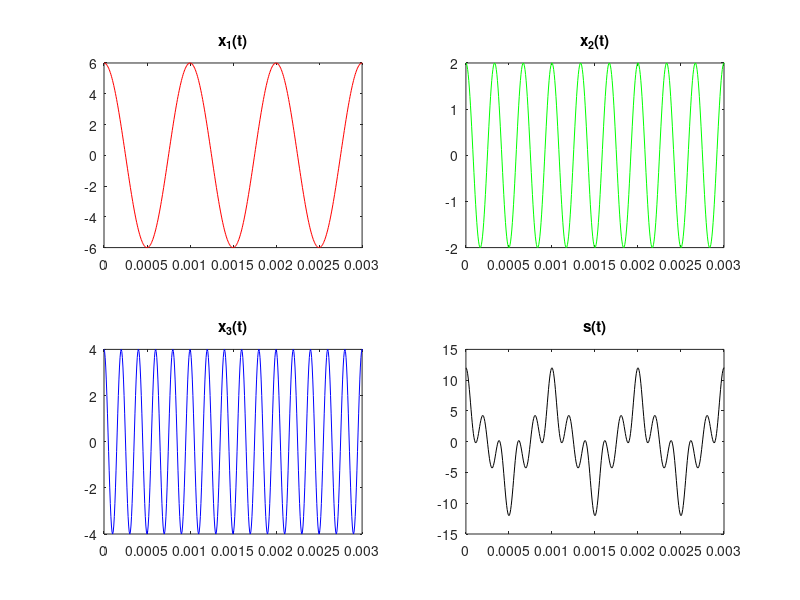
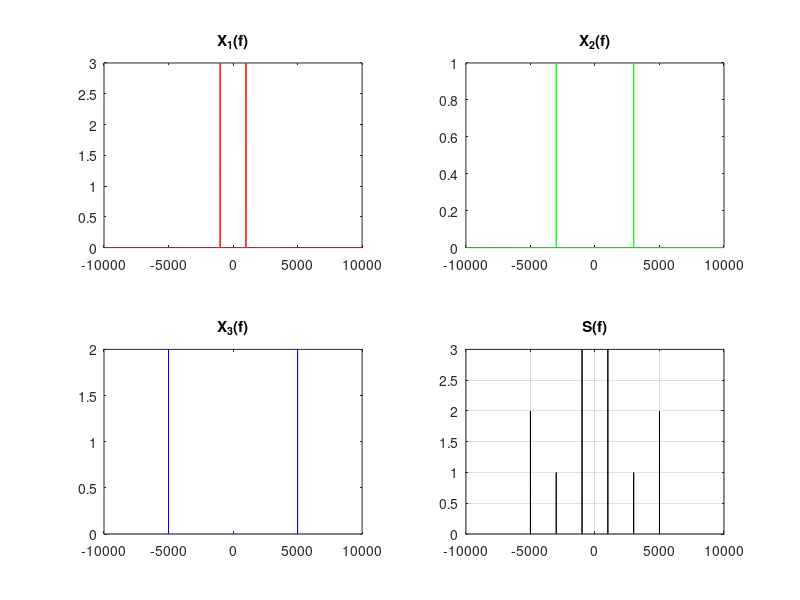
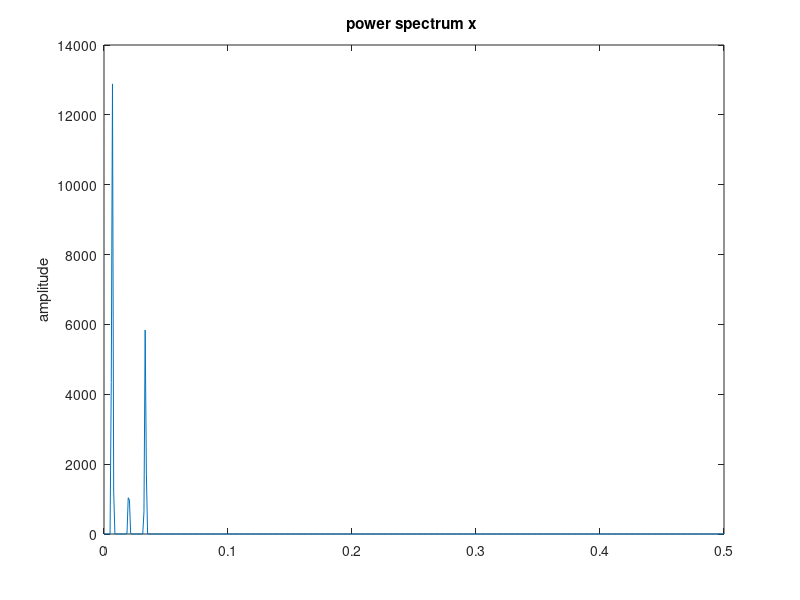

MATLAB code for these plots, in order:
pkg load signal;
clc
clear all
close all



A1 = 6;
A2 = 2;
A3 = 4;

f1 = 1000;
f2 = 3000;
f3 = 5000;

fs = 30*f3;
Ts = 1/fs;
T = 1/f1;

t_final = 2
t = [0:Ts:t_final];

x1_t = A1*cos(2*pi*f1*t);
x2_t = A2*cos(2*pi*f2*t);
x3_t = A3*cos(2*pi*f3*t);



s_t = x1_t + x2_t + x3_t;

%Transformando no Dominio da Frequencia
X1_f = fft(x1_t)/length(x1_t);
X1_f = fftshift(X1_f);

X2_f = fft(x2_t)/length(x2_t);
X2_f = fftshift(X2_f);

X3_f = fft(x3_t)/length(x3_t);
X3_f = fftshift(X3_f);

S_f = fft(s_t)/length(s_t);
S_f = fftshift(S_f);

passo_f = 1/t_final;
f = [-fs/2:passo_f:fs/2];

% Plot no Dominio do tempo
% Subplot X1
figure(1)
subplot(2,2,1);
plot(t,x1_t,"r")
title("x_1(t)");
xlim([0 3*T])

%Subplot X2
subplot(2,2,2);
plot(t,x2_t,"g")
title("x_2(t)");
xlim([0 3*T])

%Subplot X3
subplot(2,2,3);
plot(t,x3_t,"b")
title("x_3(t)");
xlim([0 3*T])

%Subplot S_t
subplot(2,2,4);
plot(t,s_t,"k")
title("s(t)");
xlim([0 3*T])

% Plot no Dominio da Frequencia
% Subplot X1
figure(2)
subplot(2,2,1);
plot(f,abs(X1_f),"r")
title("X_1(f)");
xlim([-2*f3 2*f3])

%Subplot X2
subplot(2,2,2);
plot(f,abs(X2_f),"g")
title("X_2(f)");
xlim([-2*f3 2*f3])

%Subplot X3
subplot(2,2,3);
plot(f,abs(X3_f),"b")
title("X_3(f)");
xlim([-2*f3 2*f3])

subplot(2,2,4);
plot(f,abs(S_f),"k")
title("S(f)");
xlim([-2*f3 2*f3])

grid on

%Potencia media do sinal S
Pot_media_s = norm(s_t).^2/length(s_t)

% Plot Densidade Espectral de Potencia do sinal
figure(3)
pwelch(s_t)
